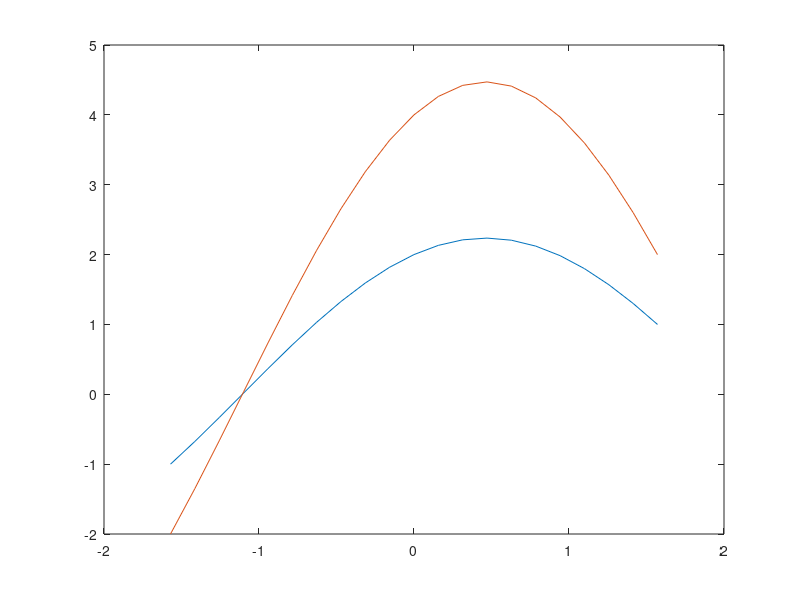
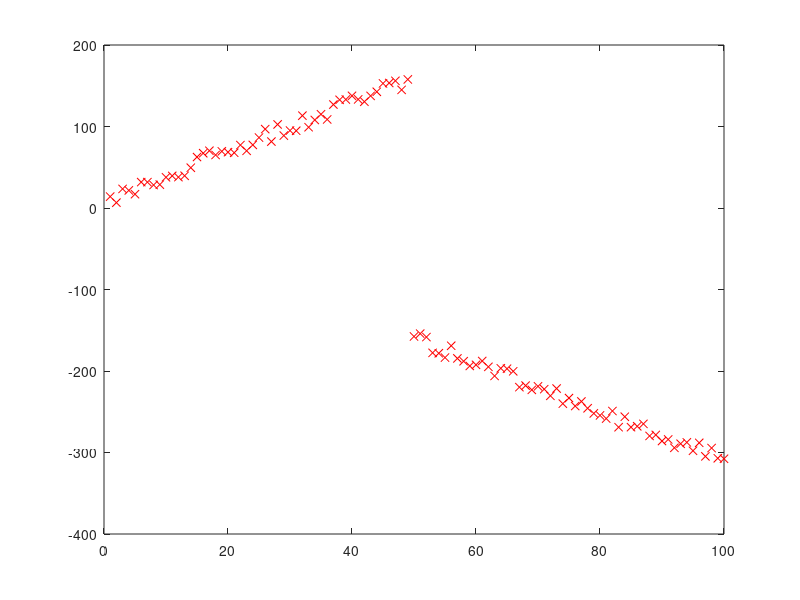
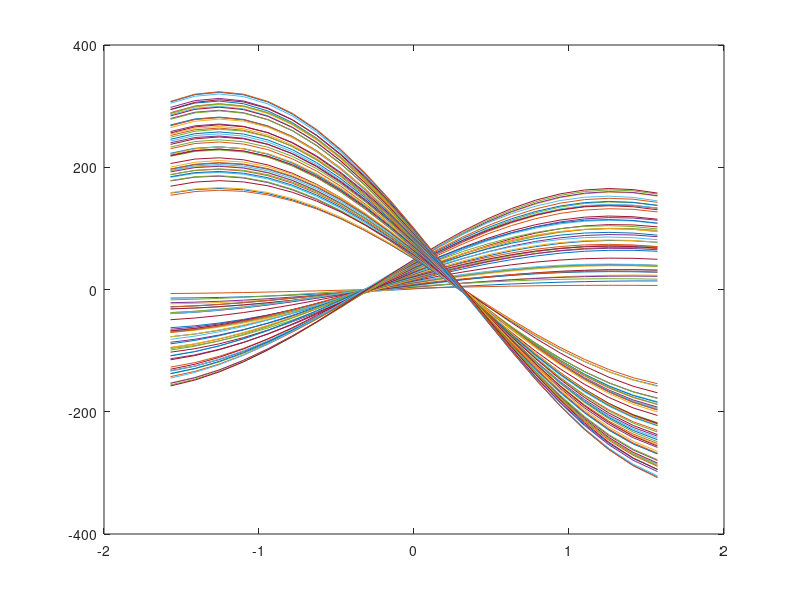

Here is the MATLAB script that generated these plots, in order:
% simple hough transform
clear all; 
close all; 


alpha_step = pi / 20; 
alpha = [-pi*0.5: alpha_step: pi*0.5]

p_1 = [2; 1]; 
p_2 = [4; 2]; 


for i=1:length(alpha)
  d_1(i) = p_1(1) * cos(alpha(i)) + p_1(2)*sin(alpha(i)); 
  d_2(i) = p_2(1) * cos(alpha(i)) + p_2(2)*sin(alpha(i));
end; 



figure(1); 
plot(alpha, d_1); 
hold on; 
plot(alpha, d_2); 



% hough transform
p_size = 100;
m = 3; 
t = 1; 
noise_scale = 20;


% create line with random noise
for i=1:p_size 
  if(i < 50)
    noise_y = rand * noise_scale;
    p(:,i) =  [i; i*m + t*noise_y];
  else
    noise_y = rand * noise_scale;
    p(:,i) =  [i; -i*m - t*noise_y];
  end;
end;

figure(2); 
plot(p(1,:), p(2,:), 'xr');

% apply hough transform 
for i=1:p_size
  for a=1:length(alpha)
    d(a, i) = p(1,i) * cos(alpha(a)) + p(2,i) * sin(alpha(a));

  end; 
end; 


figure(3);
for i=1:length(p)
  plot(alpha, d(:,i));
%disp ("press return to continue") 
%pause ()
  hold on; 
end; 
 
